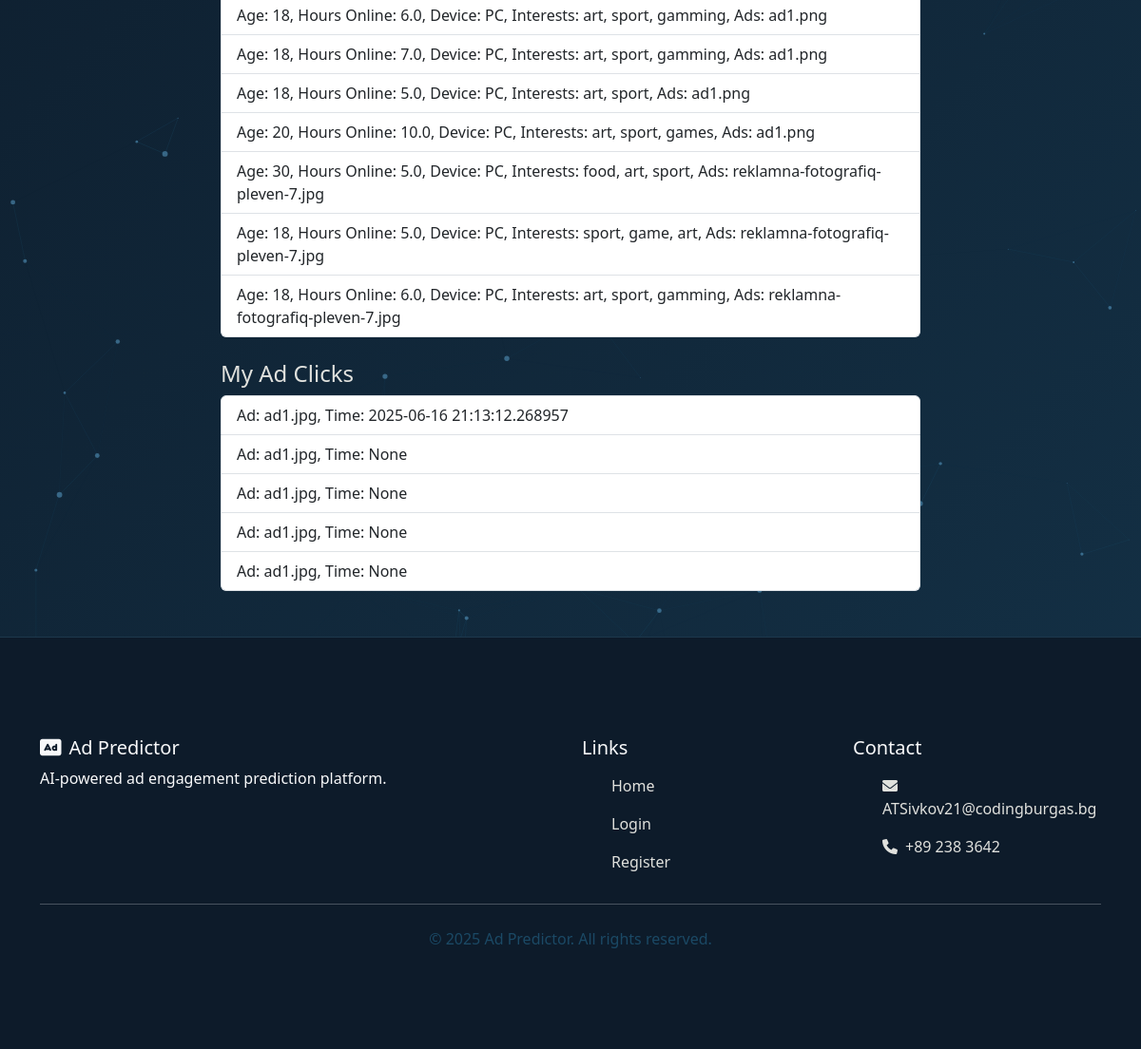
The app's page /profile (signed in, lower part), older data.
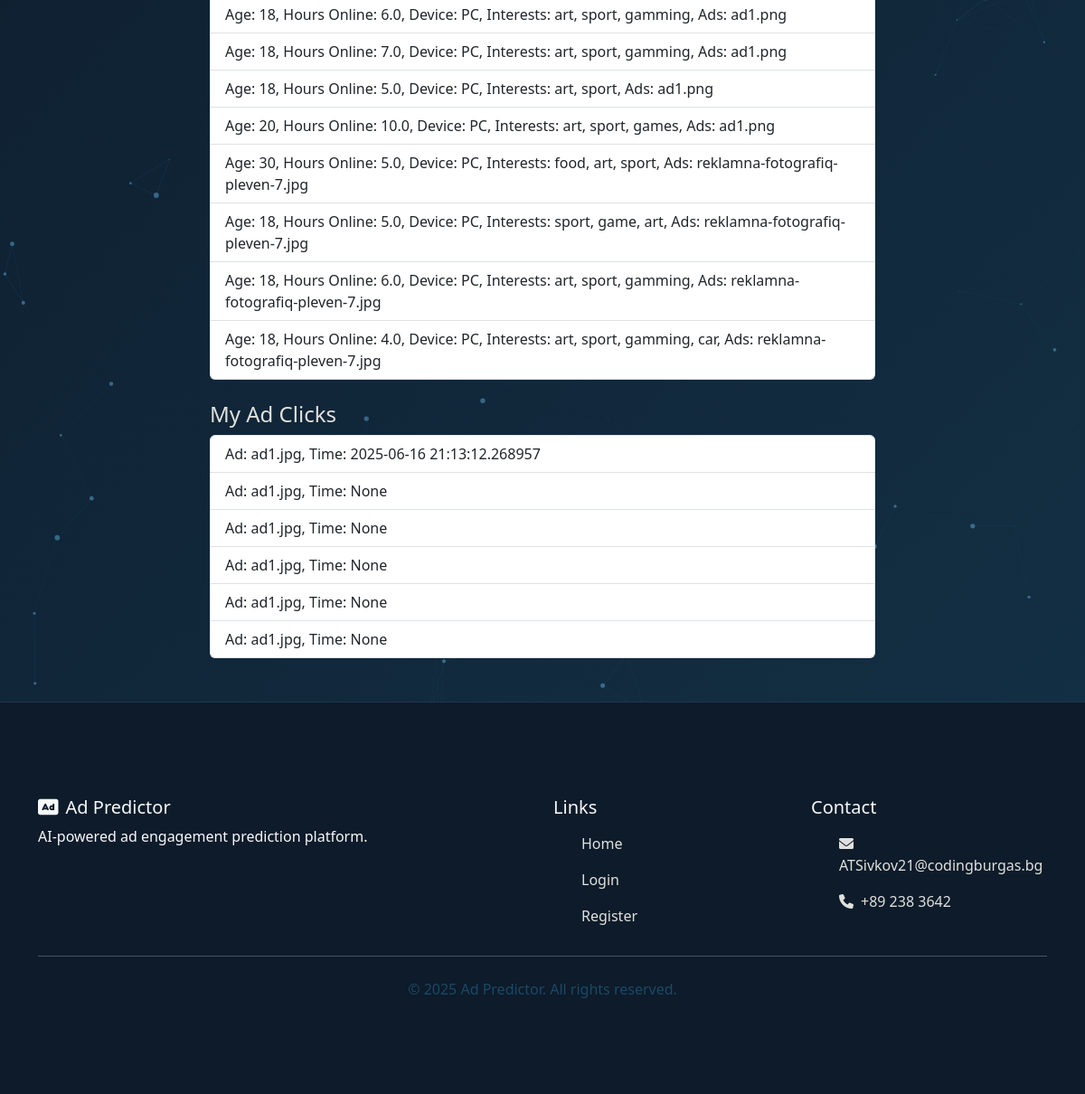
The same page, newer data.
### app/models.py (models this page shows)
class SurveyResponse(db.Model):
    id = db.Column(db.Integer, primary_key=True)  # Уникален ID на отговора
    age = db.Column(db.Integer)  # Възраст на потребителя
    daily_online_hours = db.Column(db.Float)  # Часове онлайн на ден
    device = db.Column(db.String(64))  # Използвано устройство (PC, Mobile и т.н.)
    interests = db.Column(db.String(256))  # Интереси (текст)
    selected_ads = db.Column(db.String(200), nullable=True)  # Избрани реклами (по избор)
    timestamp = db.Column(db.DateTime, default=datetime.utcnow)  # Време на попълване, по подразбиране текущо време
    user_id = db.Column(db.Integer, db.ForeignKey('user.id'))  # Външен ключ към потребителя, който е попълнил анкетата

class AdClick(db.Model):
    id = db.Column(db.Integer, primary_key=True)  # Уникален ID на кликването
    ad_name = db.Column(db.String(100), nullable=False)  # Име на рекламата, задължително поле
    clicked_at = db.Column(db.DateTime, server_default=db.func.now())  # Време на кликването, задава се автоматично
    user_id = db.Column(db.Integer, db.ForeignKey('user.id'))  # Външен ключ към потребителя, който е кликнал

### app/main/routes.py (the view)
@main_bp.route('/profile', methods=['GET', 'POST'])
@login_required
def profile():
    form = ProfileForm(obj=current_user)
    if form.validate_on_submit():
        current_user.username = form.username.data
        current_user.email = form.email.data
        db.session.commit()
        flash('Profile updated!', 'success')
        return redirect(url_for('main.profile'))
    surveys = SurveyResponse.query.filter_by(user_id=current_user.id).all()
    ad_clicks = AdClick.query.filter_by(user_id=current_user.id).all()
    return render_template('main/profile.html', form=form, surveys=surveys, ad_clicks=ad_clicks)

### app/models.py (called while the page is built)
@login_manager.user_loader
def load_user(user_id):
    return User.query.get(int(user_id))  # Връща потребител с дадения ID от базата

### app/main/templates/main/profile.html (shortened to what this page needs)
{% extends 'layout.html' %}
{% block content %}
<div class="row justify-content-center fade-in-up">
  <div class="col-md-8">
    {% if surveys %}
      <ul class="list-group mb-4">
        {% for s in surveys %}
          <li class="list-group-item">
            Age: {{ s.age }}, Hours Online: {{ s.daily_online_hours }}, Device: {{ s.device }}, Interests: {{ s.interests }}, Ads: {{ s.selected_ads }}
          </li>
        {% endfor %}
      </ul>
    {% else %}
      <p>No survey responses yet.</p>
    {% endif %}
    <h4>My Ad Clicks</h4>
    {% if ad_clicks %}
      <ul class="list-group">
        {% for c in ad_clicks %}
          <li class="list-group-item">Ad: {{ c.ad_name }}, Time: {{ c.clicked_at }}</li>
        {% endfor %}
      </ul>
    {% else %}
      <p>No ad clicks yet.</p>
    {% endif %}
  </div>
</div>
{% endblock %}

### app/templates/layout.html (shortened to what this page needs)
<!DOCTYPE html>
<html lang="en">
<head>
  <link rel="stylesheet" href="{{ url_for('static', filename='css/style.css') }}">
  <link href="https://cdn.jsdelivr.net/npm/bootstrap@5.3.0/dist/css/bootstrap.min.css" rel="stylesheet">
  <link href="https://unpkg.com/aos@2.3.1/dist/aos.css" rel="stylesheet">
  <link rel="stylesheet" href="https://cdnjs.cloudflare.com/ajax/libs/animate.css/4.1.1/animate.min.css">
  <link rel="stylesheet" href="https://cdnjs.cloudflare.com/ajax/libs/font-awesome/6.0.0/css/all.min.css">
</head>
<body class="deep-blue-bg">
  <div class="particles-js" id="particles-js"></div>
  <div class="container py-5 mt-5">
    {% block content %}{% endblock %}
  </div>
  <footer class="footer bg-blue-dark text-light py-4">
    <div class="container">
      <div class="row">
        <div class="col-md-6">
          <h5 class="animate__animated animate__fadeIn"><i class="fas fa-ad me-2"></i>Ad Predictor</h5>
          <p class="animate__animated animate__fadeIn">AI-powered ad engagement prediction platform.</p>
        </div>
        <div class="col-md-3">
          <h5 class="animate__animated animate__fadeIn">Links</h5>
          <ul class="nav flex-column">
            <li class="nav-item animate__animated animate__fadeIn">
              <a class="nav-link" href="{{ url_for('main.index') }}">Home</a>
            </li>
            <li class="nav-item animate__animated animate__fadeIn">
              <a class="nav-link" href="{{ url_for('auth.login') }}">Login</a>
            </li>
            <li class="nav-item animate__animated animate__fadeIn">
              <a class="nav-link" href="{{ url_for('auth.register') }}">Register</a>
            </li>
          </ul>
        </div>
        <div class="col-md-3">
          <h5 class="animate__animated animate__fadeIn">Contact</h5>
          <ul class="nav flex-column">
            <li class="nav-item animate__animated animate__fadeIn">
              <a class="nav-link" href="#"><i class="fas fa-envelope me-2"></i>ATSivkov21@codingburgas.bg</a>
            </li>
            <li class="nav-item animate__animated animate__fadeIn">
              <a class="nav-link" href="#"><i class="fas fa-phone me-2"></i>+89 238 3642</a>
            </li>
          </ul>
        </div>
      </div>
      <hr class="mt-4 mb-4">
      <div class="text-center animate__animated animate__fadeIn">
        <p class="mb-0" style="color: #1b4965;">&copy; 2025 Ad Predictor. All rights reserved.</p>
      </div>
    </div>
  </footer>
</body>
</html>

### static/css/style.css (style rules this page uses)
.deep-blue-bg { background: linear-gradient(135deg, #0d1b2a 0%, #1b4965 50%, #5fa8d3 100%); background-size: 400% 400%; animation: gradientFlow 15s ease infinite; font-family: 'Segoe UI', Tahoma, Geneva, Verdana, sans-serif; color: #e0e1dd; min-height: 100vh; position: relative; overflow-x: hidden; }
.bg-blue-dark { background-color: #0d1b2a !important; backdrop-filter: blur(10px); -webkit-backdrop-filter: blur(10px); }
.nav-link { color: #e0e1dd !important; margin-left: 15px; transition: all 0.3s; position: relative; }
.nav-link::after { content: ''; position: absolute; width: 0; height: 2px; bottom: 0; left: 0; background-color: #5fa8d3; transition: width 0.3s ease; }
#particles-js { position: fixed; width: 100%; height: 100%; top: 0; left: 0; z-index: -1; }
.container { padding-top: 80px; padding-bottom: 80px; position: relative; z-index: 1; }
.footer { background-color: rgba(13, 27, 42, 0.8); backdrop-filter: blur(10px); -webkit-backdrop-filter: blur(10px); border-top: 1px solid rgba(95, 168, 211, 0.2); }

Row changes from the older to the newer data that the page shows:
added SurveyResponse: age "18", daily_online_hours "4.0", device "PC", interests "art, sport, gamming, car", selected_ads "reklamna-fotografiq-pleven-7.jpg"
added AdClick: ad_name "ad1.jpg", clicked_at "None"
